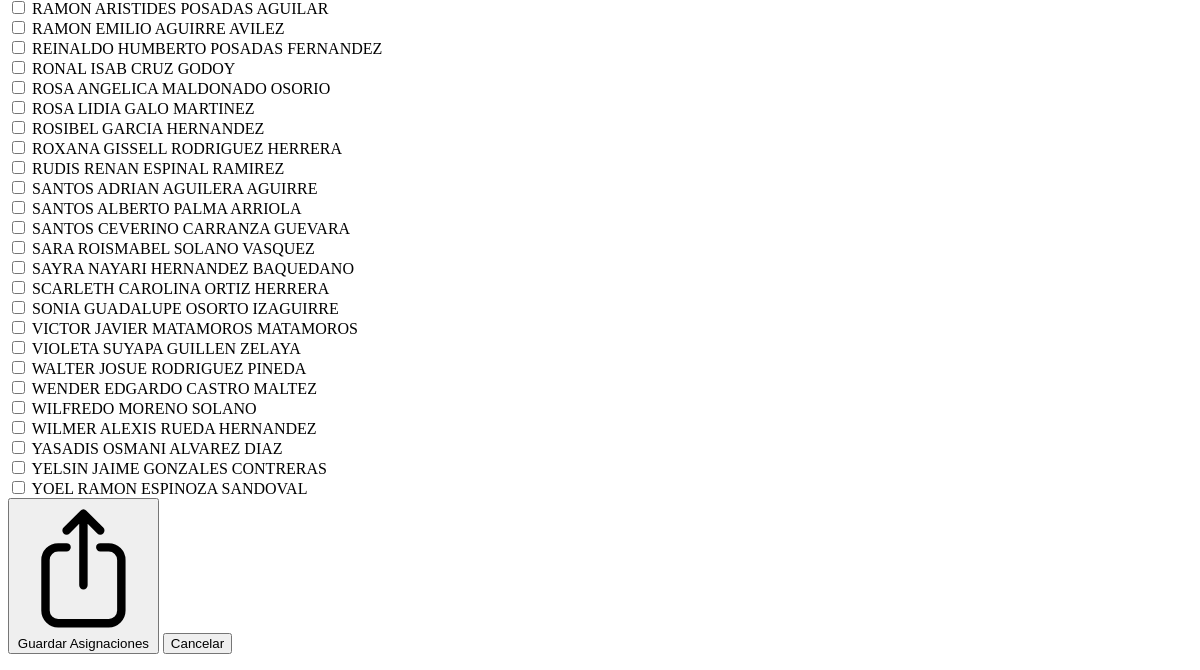
The app's page /marcaje/nomas/1/ (signed in, lower part), older data.
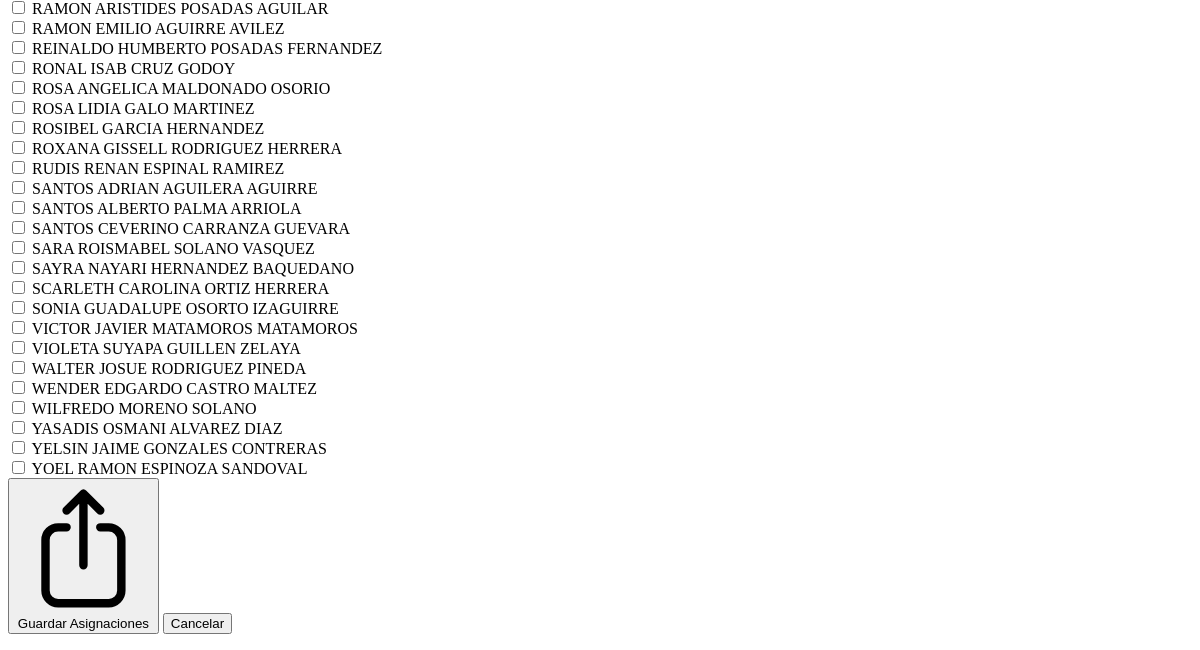
The same page, newer data.
### marcaje/models.py (models this page shows, shortened)
class Empleado(models.Model):
    user = models.OneToOneField(User, on_delete=models.SET_NULL, null=True, blank=True, related_name='empleado_marcaje')
    id_externo = models.IntegerField(unique=True)
    codigo = models.CharField(max_length=20)
    nombre = models.CharField(max_length=100)
    departamento = models.CharField(max_length=100)
    sucursal = models.ForeignKey(Sucursal, on_delete=models.PROTECT)
    es_encargado = models.BooleanField(default=False)
    class Meta:
        verbose_name = "Empleado"
        verbose_name_plural = "Empleados"
        ordering = ['nombre']

### marcaje/views.py (the view)
        def _wrapped_view(request, *args, **kwargs):
            if not request.user.is_authenticated or not check(request.user):
                raise Http404("Página no encontrada")
            return view_func(request, *args, **kwargs)

### marcaje/views.py (called while the page is built, shortened)
def grupo_requerido(nombre_grupo):
    def check(user):
        return user.groups.filter(name=nombre_grupo).exists()
    def decorator(view_func):
        def _wrapped_view(request, *args, **kwargs):
            if not request.user.is_authenticated or not check(request.user):
                raise Http404("Página no encontrada")
            return view_func(request, *args, **kwargs)
        return _wrapped_view
    return decorator

@login_required
@grupo_requerido('rrhh')
def asignar_empleados(request, encargado_id):
    encargado = get_object_or_404(Empleado, id=encargado_id, es_encargado=True)
    empleados_disponibles = Empleado.objects.filter(
        es_encargado=False,
        encargado_asignado__isnull=True
    )
    html = render_to_string('asignar_empleados.html', {
        'encargado': encargado,
        'empleados': empleados_disponibles
    })
    return HttpResponse(html)

### marcaje/templates/asignar_empleados.html (shortened to what this page needs)
<form method="post"
    hx-post="{% url 'asignar_empleados' encargado.id %}"
    hx-target="#asignar"
    hx-swap="innerHTML">
    <div class="max-h-96 overflow-y-auto border border-gray-300 rounded-md p-3 bg-white dark:bg-gray-800 space-y-2 ">
        {% for empleado in empleados %}
        <div class="flex items-center space-x-2 hover:bg-gray-100 dark:hover:bg-gray-700 transition-colors duration-200 py-1 rounded">
            <input
                type="checkbox"
                name="empleados_ids"
                value="{{ empleado.id }}"
                id="emp_{{ empleado.id }}"
                class="text-blue-600 dark:text-blue-400 focus:ring-blue-500">
            <label for="emp_{{ empleado.id }}" class="text-gray-800 dark:text-gray-200">
                {{ empleado.nombre }}
            </label>
        </div>
        {% empty %}
            <p class="text-gray-600 dark:text-gray-400">
                Todos los empleados ya tienen encargado asignado.
            </p>
        {% endfor %}
    </div>
    {% if empleados %}
        <button type="submit" class="mt-4 bg-blue-600 hover:bg-blue-700 text-white px-4 py-2 rounded-md text-sm font-medium shadow">
            Guardar Asignaciones
        </button>
        <button type="button" class="mt-4 bg-red-500 text-white px-4 py-2 text-sm rounded hover:bg-red-600 transition"
            onclick="this.closest('form').style.display='none'">
            Cancelar
        </button>
    {% endif %}
</form>

Row changes from the older to the newer data that the page shows:
no longer on this page (row edited): Empleado: nombre "WILMER ALEXIS RUEDA HERNANDEZ"
